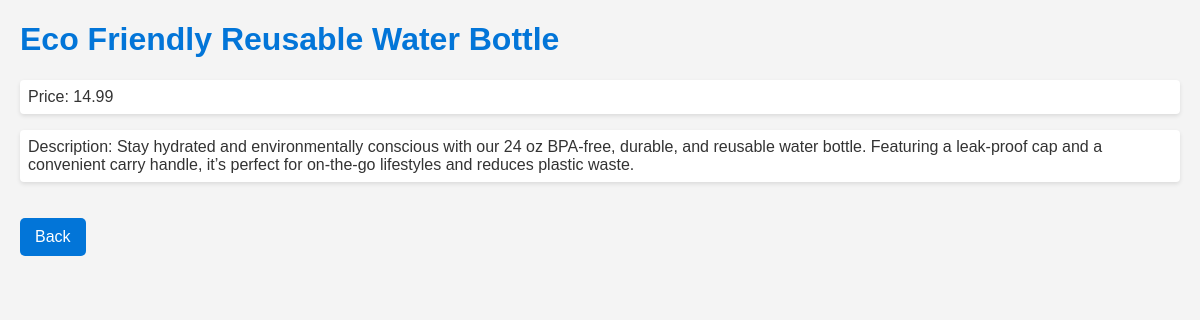
The page /products/1/ on the database its author committed.
### myapp/models.py (models this page shows)
class Product(models.Model):
    name = models.CharField(max_length=255)
    price = models.DecimalField(max_digits=6, decimal_places=2)
    description = models.TextField()

### myapp/views.py (the view)
# urls.py: path('products/<int:id>/', views.show, name='show'),
def show(request, id):
    product = get_object_or_404(Product, pk=id)
    return render(request, 'myapp/show.html', {'product': product})

### myapp/templates/myapp/show.html (shortened to what this page needs)
<!DOCTYPE html>
<html lang="en">
<head>
</head>
<body>
    <h1>{{ product.name }}</h1>
    <p>Price: {{ product.price }}</p>
    <p>Description: {{ product.description }}</p>
    <a href="{% url 'index'  %}" class="back-link">Back</a>
</body>
</html>

### myapp/templates/myapp/show.html (style rules this page uses)
body { font-family: Arial, sans-serif; background-color: #f4f4f4; color: #333; margin: 20px; }
h1 { color: #0275d8; }
p { background-color: #ffffff; padding: 8px; border-radius: 4px; box-shadow: 0 2px 4px rgba(0,0,0,0.1); }
a { display: inline-block; margin-top: 20px; padding: 10px 15px; background-color: #0275d8; color: #ffffff; text-decoration: none; border-radius: 5px; transition: background-color 0.3s; }

### rows shown on the page
Product: name "Eco Friendly Reusable Water Bottle", price "14.99", description "Stay hydrated and environmentally conscious with our 24 oz BPA-free, durable, and reusable water bottle. Featuring a leak-proof cap and a convenient carry handle, it’s perfect for on-the-go lifestyles and reduces plastic waste."
